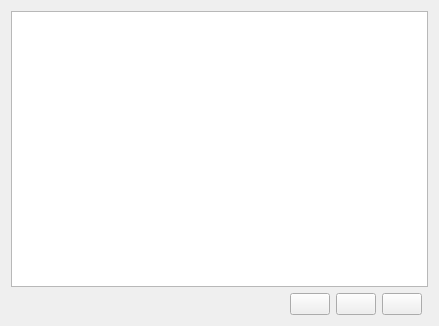
<?xml version="1.0" encoding="UTF-8"?>
<ui version="4.0">
 <class>AudioDeviceChooser</class>
 <widget class="QWidget" name="AudioDeviceChooser">
  <property name="geometry">
   <rect>
    <x>0</x>
    <y>0</y>
    <width>439</width>
    <height>326</height>
   </rect>
  </property>
  <layout class="QGridLayout" name="gridLayout">
   <item row="1" column="0">
    <spacer name="horizontalSpacer">
     <property name="orientation">
      <enum>Qt::Horizontal</enum>
     </property>
     <property name="sizeHint" stdset="0">
      <size>
       <width>232</width>
       <height>22</height>
      </size>
     </property>
    </spacer>
   </item>
   <item row="1" column="3">
    <widget class="KPushButton" name="addCustomDeviceButton"/>
   </item>
   <item row="0" column="0" colspan="5">
    <widget class="QTreeView" name="treeView">
     <property name="selectionMode">
      <enum>QAbstractItemView::SingleSelection</enum>
     </property>
     <property name="selectionBehavior">
      <enum>QAbstractItemView::SelectRows</enum>
     </property>
     <property name="horizontalScrollMode">
      <enum>QAbstractItemView::ScrollPerPixel</enum>
     </property>
     <property name="rootIsDecorated">
      <bool>false</bool>
     </property>
     <property name="itemsExpandable">
      <bool>false</bool>
     </property>
    </widget>
   </item>
   <item row="1" column="1">
    <widget class="KPushButton" name="detailsButton"/>
   </item>
   <item row="1" column="2">
    <widget class="KPushButton" name="testButton"/>
   </item>
  </layout>
 </widget>
 <customwidgets>
  <customwidget>
   <class>KPushButton</class>
   <extends>QPushButton</extends>
   <header>kpushbutton.h</header>
  </customwidget>
 </customwidgets>
 <resources/>
 <connections/>
</ui>
